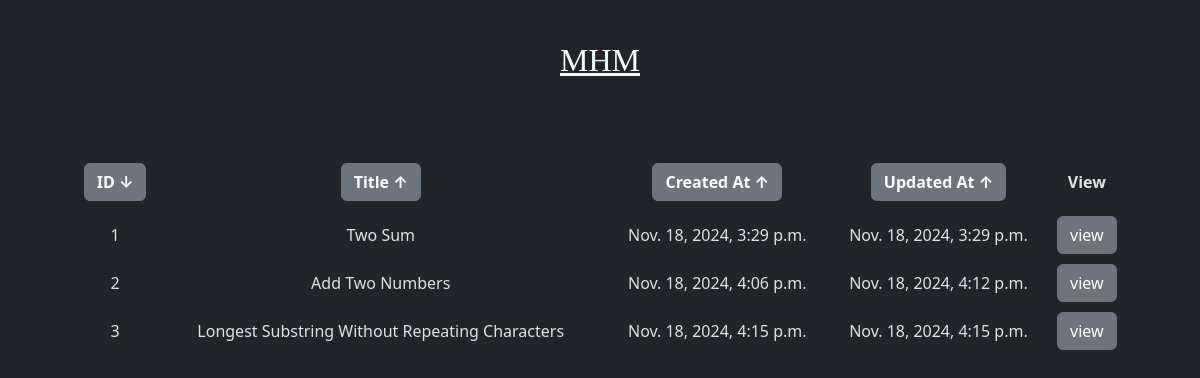
The page /leetcode/ on the database as committed earlier.
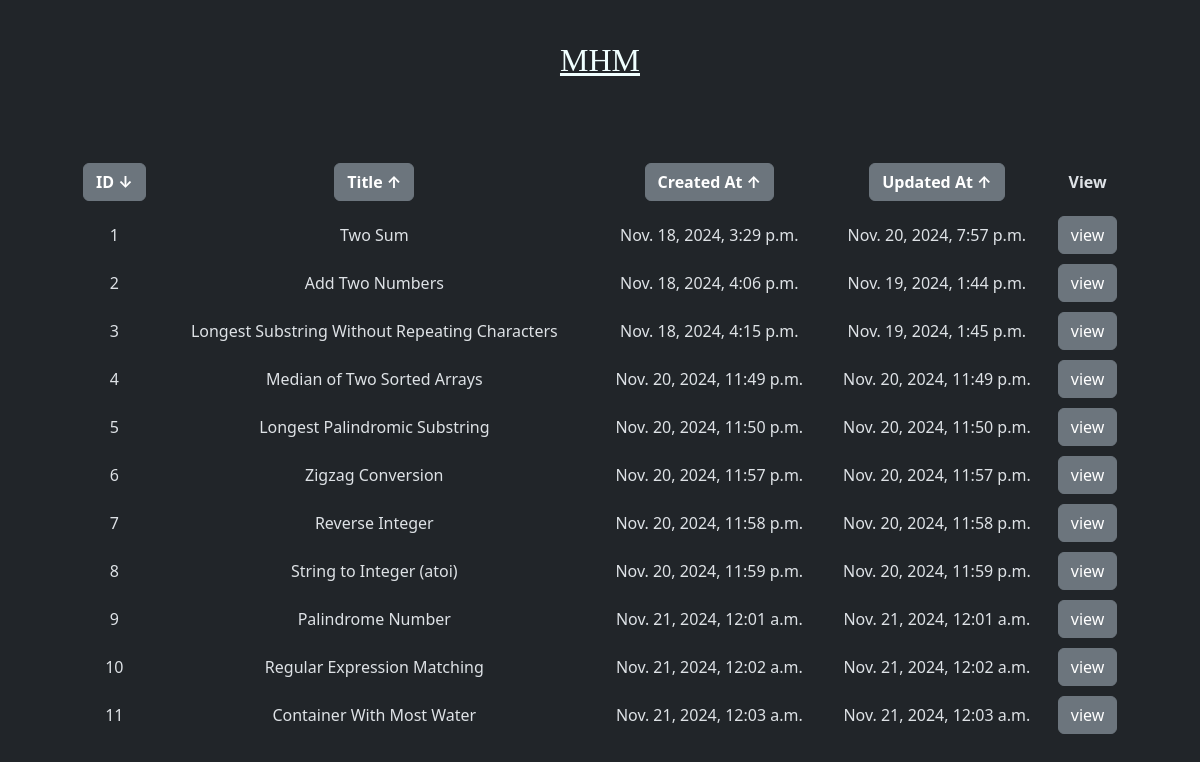
The same page on the database as committed later.
### leetcode/models.py (models this page shows, shortened)
class CodeInject(models.Model):
    user = models.ForeignKey(User, on_delete=models.CASCADE)
    cid = models.IntegerField(unique=True, null=True)
    title = models.TextField(max_length=130, verbose_name='Title')
    cpp = models.TextField(max_length=13000, blank=True, null=True, verbose_name='C++ Code')
    py = models.TextField(max_length=13000, blank=True, null=True, verbose_name='Python Code')
    created_at = models.DateTimeField(auto_now_add=True)
    updated_at = models.DateTimeField(auto_now=True)

### leetcode/views.py (the view)
# urls.py: path('', views.code_list, name='code_list'),
def code_list(request):
    order_by = request.GET.get('order_by', 'cid')
    direction = '-' if order_by.startswith('-') else ''
    codel = CodeInject.objects.all().order_by(direction + order_by.lstrip('-'))
    return render(request, 'indexl.html', {'codel': codel, 'order_by': order_by})

### leetcode/templates/indexl.html (shortened to what this page needs)
{% extends "base.html" %}
{% block content %}
    <div class="container col gpa-2" style="padding: 3%;">
        <table style="
            width: 100%;
            text-align: center;
            border-spacing: 100px;
            ">
            <thead>
                <tr>
                    <th style="padding-block: 10px;">
                        {% if order_by == 'cid' %}
                            <a class="btn btn-secondary" href="{% url 'code_list' %}?order_by=-cid">
                                <b>ID ↓</b>
                            </a>
                        {% else %}
                            <a class="btn btn-secondary" href="{% url 'code_list' %}?order_by=cid">
                                <b>ID ↑</b>
                            </a>
                        {% endif %}
                    </th>
                    <th style="padding-block: 10px;">
                        {% if order_by == 'title' %}
                            <a class="btn btn-secondary" href="{% url 'code_list' %}?order_by=-title">
                                <b>Title ↓</b>
                            </a>
                        {% else %}
                            <a class="btn btn-secondary" href="{% url 'code_list' %}?order_by=title">
                                <b>Title ↑</b>
                            </a>
                        {% endif %}
                    </th>
                    <th style="padding-block: 10px;">
                        {% if order_by == 'created_at' %}
                            <a class="btn btn-secondary" href="{% url 'code_list' %}?order_by=-created_at">
                                <b>Created At ↓</b>
                            </a>
                        {% else %}
                            <a class="btn btn-secondary" href="{% url 'code_list' %}?order_by=created_at">
                                <b>Created At ↑</b>
                            </a>
                        {% endif %}
                    </th>
                    <th style="padding-block: 10px;">
                        {% if order_by == 'updated_at' %}
                            <a class="btn btn-secondary" href="{% url 'code_list' %}?order_by=-updated_at">
                                <b>Updated At ↓</b>
                            </a>
                        {% else %}
                            <a class="btn btn-secondary" href="{% url 'code_list' %}?order_by=updated_at">
                                <b>Updated At ↑</b>
                            </a>
                        {% endif %}
                    </th>
                    <th style="padding-block: 10px;">
                        <b>View</b>
                    </th>
                </tr>
            </thead>
            <tbody>
                {% for code in codel %}
                    <tr>
                        <td style="padding-block: 5px;">{{ code.cid }}</td>
                        <td style="padding-block: 5px;">{{ code.title }}</td>
                        <td style="padding-block: 5px;">{{ code.created_at }}</td>
                        <td style="padding-block: 5px;">{{ code.updated_at }}</td>
                        <td style="padding-block: 5px;"><a href="{% url 'code_detail' code.cid %}" class="btn btn-secondary">view</a></td>
                    </tr>
                {% endfor %}
            </tbody>
        </table>
    </div>
{% endblock %}

### templates/base.html (shortened to what this page needs)
{% load static %}
<!DOCTYPE html>
<html lang="en" data-bs-theme="dark">
<head>
    <link href="https://cdn.jsdelivr.net/npm/bootstrap@5.3.3/dist/css/bootstrap.min.css" rel="stylesheet">
</head>
<body>
    <div class='container'
        style="
        padding: 3%;
        text-align: center;
        font-family: Georgia, 'Times New Roman', Times, serif;
        font-size: xx-large;
        ">
        <a style="color: azure;" href="https://mhm-rajpoot.github.io/breathing-resume/">MHM</a>
    </div>
    <div class='container'>
        {% block content %}Default{% endblock  %}
    </div>
</body>
</html>

Rows that differ between the two databases and show on the page:
changed CodeInject "Two Sum": updated_at "Nov. 18, 2024, 3:29 p.m." → "Nov. 20, 2024, 7:57 p.m."
changed CodeInject "Add Two Numbers": updated_at "Nov. 18, 2024, 4:12 p.m." → "Nov. 19, 2024, 1:44 p.m."
changed CodeInject "Longest Substring Without Repeating Characters": updated_at "Nov. 18, 2024, 4:15 p.m." → "Nov. 19, 2024, 1:45 p.m."
added CodeInject: cid "4", title "Median of Two Sorted Arrays", created_at "Nov. 20, 2024, 11:49 p.m.", updated_at "Nov. 20, 2024, 11:49 p.m."
added CodeInject: cid "5", title "Longest Palindromic Substring", created_at "Nov. 20, 2024, 11:50 p.m.", updated_at "Nov. 20, 2024, 11:50 p.m."
added CodeInject: cid "6", title "Zigzag Conversion", created_at "Nov. 20, 2024, 11:57 p.m.", updated_at "Nov. 20, 2024, 11:57 p.m."
added CodeInject: cid "7", title "Reverse Integer", created_at "Nov. 20, 2024, 11:58 p.m.", updated_at "Nov. 20, 2024, 11:58 p.m."
added CodeInject: cid "8", title "String to Integer (atoi)", created_at "Nov. 20, 2024, 11:59 p.m.", updated_at "Nov. 20, 2024, 11:59 p.m."
added CodeInject: cid "9", title "Palindrome Number", created_at "Nov. 21, 2024, 12:01 a.m.", updated_at "Nov. 21, 2024, 12:01 a.m."
added CodeInject: cid "10", title "Regular Expression Matching", created_at "Nov. 21, 2024, 12:02 a.m.", updated_at "Nov. 21, 2024, 12:02 a.m."
added CodeInject: cid "11", title "Container With Most Water", created_at "Nov. 21, 2024, 12:03 a.m.", updated_at "Nov. 21, 2024, 12:03 a.m."
